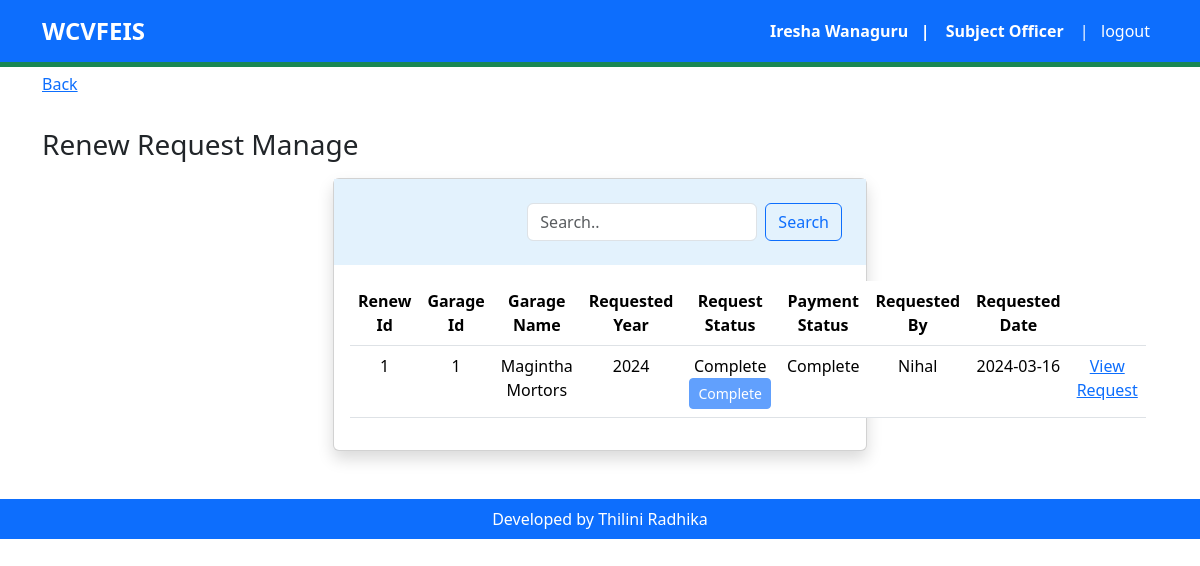
The page /dmtwp/d-renewmgt.php (signed in) on the database its author committed.
### tables this page shows
CREATE TABLE `garage_renew` (
  `renewId` int(50) NOT NULL,
  `garageId` int(50) NOT NULL,
  `requestYear` int(100) NOT NULL,
  `rStatus` varchar(100) NOT NULL,
  `pStatus` varchar(100) NOT NULL,
  `requstedBy` varchar(100) NOT NULL,
  `requestedDate` date NOT NULL
);

CREATE TABLE `garage` (
  `garageId` int(200) NOT NULL,
  `garageName` varchar(200) NOT NULL,
  `gAddress` varchar(200) NOT NULL,
  `gPno` int(200) NOT NULL,
  `gDistrict` varchar(200) NOT NULL,
  `gCity` varchar(200) NOT NULL,
  `gEmail` varchar(200) NOT NULL,
  `regYear` int(200) NOT NULL,
  `registredBy` varchar(200) NOT NULL,
  `registredDate` date NOT NULL,
  `gStatus` varchar(200) NOT NULL
);

### dmtwp/d-renewmgt.php (the view, shortened to what this page needs)
<?php
include_once "../include/headerdmt.php";
?>
<?php
if($_SESSION['stfRole']=='Subject Officer'){
?>
<section id="dashboard">
    <div class="container py-5">
        <a class="d-grid pt-4" href="d-dashboard.php" role="button">Back</a>
        <h3 class="text-right mt-2 pt-4">Renew Request Manage</h3>
        <div class="container">
            <div class="row justify-content-md-center row-cols-1 row-cols-md-2 g-4 pt-2">
                <div class="col-12">
                    <div class="card shadow bg-body rounded text-center">
                        <div class="text-left p-4" style="background-color: #e3f2fd">
                                <div class="row">
                                    <div class="col-12 col-md-4">
                                    </div>
                                    <div class="col-12 col-md-8">
                                        <form class="d-flex" action="d-renewmgt.php" method="GET">
                                        <input class="form-control me-2" type="text" placeholder="Search.." aria-label="Search" id="search" name="search">
                                        <button class="btn btn-outline-primary" type="submit">Search</button>
                                        </form>
                                    </div>
                                </div>
                            </div>
                        <div class="card-body">
                                    <?php
                                     $search = $_GET['search'] ?? '';
                                    if (!empty($search)) {
                                        $sqlsearch = "SELECT * FROM garage_renew as gr, garage as g
                                        WHERE g.garageId=gr.garageId
                                        AND (garageName LIKE '%$search%' OR requestYear LIKE '%$search%' OR rStatus LIKE '%$search%' OR pStatus LIKE '%$search%' OR requestedDate LIKE '%$search%')
                                        ";
                                    } else {
                                        $sqlsearch = "SELECT * FROM garage_renew as gr, garage as g
                                        WHERE g.garageId=gr.garageId
                                        ";
                                    }
                                    $resultsearch = mysqli_query($conn, $sqlsearch);
                                    if (mysqli_num_rows($resultsearch) > 0){
                                    ?>
                                    <table class="table table-hover text-center">
                                    <thead>
                                        <tr>
                                            <th>Renew Id</th>
                                            <th>Garage Id</th>
                                            <th>Garage Name</th>
                                            <th>Requested Year</th>
                                            <th>Request Status</th>
                                            <th>Payment Status</th>
                                            <th>Requested By</th>
                                            <th>Requested Date</th>
                                            <th></th>
                                        </tr>
                                    </thead>
                                    <?php  while($rowsearch = mysqli_fetch_assoc($resultsearch)){ ?>
                                    <tbody>
                                        <tr>
                                            <td><?php echo $rowsearch['renewId']; ?></td>
                                            <td><?php echo $rowsearch['garageId']; ?></td>
                                            <td><?php echo $rowsearch['garageName']; ?></td>
                                            <td><?php echo $rowsearch['requestYear']; ?></td>
                                            <td><?php echo $rowsearch['rStatus']; ?>
                                            <?php
                                            $rStatus = $rowsearch['rStatus'];
                                            $pStatus = $rowsearch['pStatus'];
                                            ?>
                                            <form method="POST" action="d-update-rstatus.php">
                                                <?php if ($rStatus == 'Accepted' && $pStatus == 'Pending'): ?>
                                                    <button class="btn btn-primary btn-sm disabled" type="submit"> <?php echo $rStatus; ?></button>
                                                <?php elseif ($pStatus == 'Complete' && $rStatus == 'Complete'): ?>
                                                    <button class="btn btn-primary btn-sm disabled" type="submit"> <?php echo $rStatus; ?></button>
                                                <?php else: ?>
                                                    <button class="btn btn-primary btn-sm" type="submit"> <?php echo $rStatus; ?></button>
                                                <?php endif; ?>
                                                </form>
                                            </td>
                                            <td><?php echo $rowsearch['pStatus'];?>
                                            <td><?php echo $rowsearch['requstedBy']; ?> </td>
                                            <td><?php echo $rowsearch['requestedDate'];?></td>
                                            <td><a href="gb-cancel.php" target="_blank">View Request</a></td>
                                        </tr>
                                        <?php } ?>
                                    </tbody>
                                    </table>
                                    <?php } else {
                                         echo "No records found matching the search criteria.";
                                    } ?>
                        </div>
                    </div>
                </div>
            </div>
        </div>
    </div>
</section>
 <?php          } ?>
<?php
include_once "../include/footer.php";
?>

### style.css (style rules this page uses)
* { padding: 0; margin: 0; box-sizing: border-box; }
body { overflow-x: hidden; }

### rows shown on the page
garage_renew: renewId "1", garageId.garageId "1", garageId.garageName "Magintha Mortors", requestYear "2024", rStatus "Complete", pStatus "Complete", requstedBy "Nihal", requestedDate "2024-03-16"

### other values the page prints
$_SESSION['stfFname'] "Iresha"
$_SESSION['stflLname'] "Wanaguru"
$_SESSION['stfRole'] "Subject Officer"
